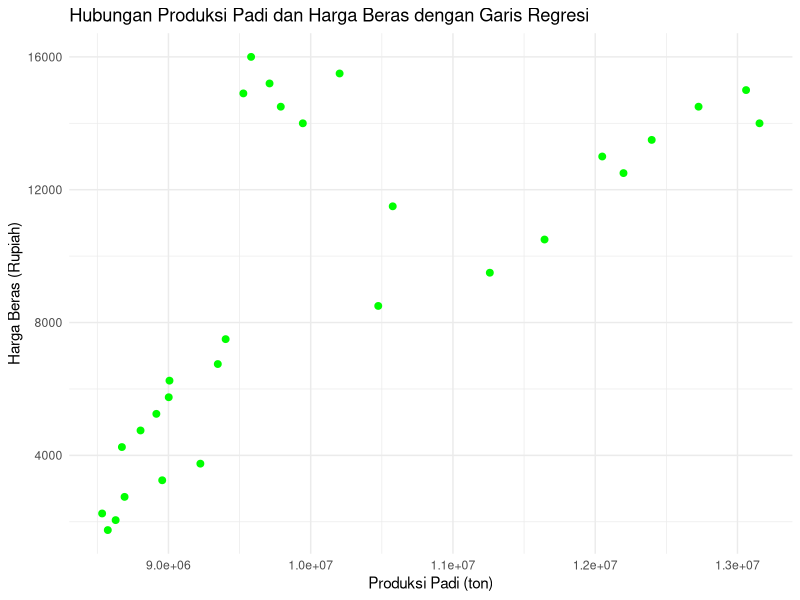
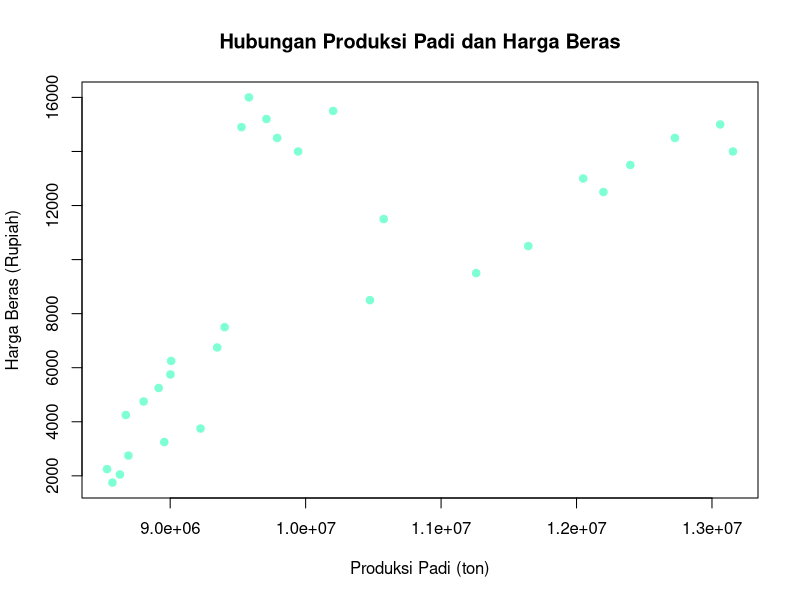
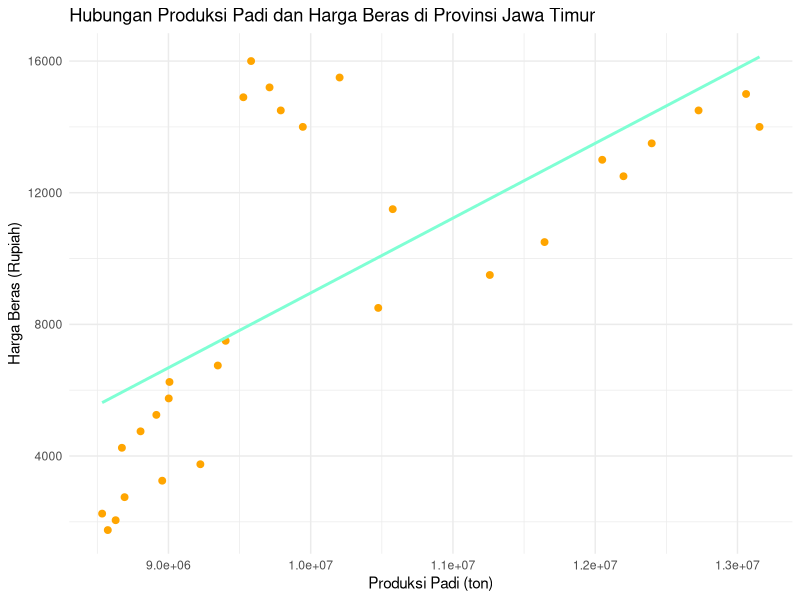

The R source for these figures, in order:
## ---- chunk 1
library(readxl)
library(ggplot2)
## ---- chunk 2
library(readxl)
data <- read_excel("data.xlsx")
head(data)
## ---- chunk 3
summary(data)
## ---- chunk 4
ggplot(data, aes(x = X, y = Y)) + geom_point(color = "green", size = 2) + labs(title = "Hubungan Produksi Padi dan Harga Beras dengan Garis Regresi",x = "Produksi Padi (ton)", y = "Harga Beras (Rupiah)") + theme_minimal()

## ---- chunk 5
cor(data$X, data$Y, method = "pearson")
## ---- chunk 6
plot(data$X, data$Y, main="Hubungan Produksi Padi dan Harga Beras", xlab="Produksi Padi (ton)", ylab="Harga Beras (Rupiah)", pch=19, col="aquamarine")
## ---- chunk 7
ggplot(data, aes(x = X, y = Y)) + geom_point(color="orange", size = 2) + geom_smooth(method = "lm", se = FALSE, color = "aquamarine", size = 1) +  labs(title = "Hubungan Produksi Padi dan Harga Beras di Provinsi Jawa Timur", x = "Produksi Padi (ton)", y = "Harga Beras (Rupiah)") + theme_minimal()
## ---- chunk 8
reg<-lm(X~Y,data = data)
summary(data)
